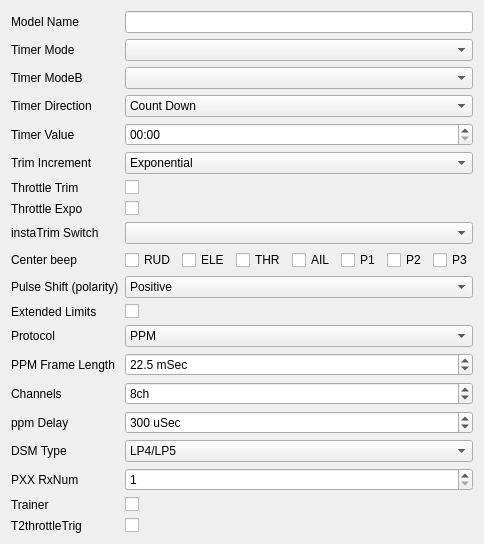
     <widget class="QWidget" name="tabModelSetup">
      <attribute name="title">
       <string>Setup</string>
      </attribute>
      <layout class="QFormLayout" name="formLayout">
       <property name="fieldGrowthPolicy">
        <enum>QFormLayout::AllNonFixedFieldsGrow</enum>
       </property>
       <item row="0" column="0">
        <widget class="QLabel" name="label">
         <property name="text">
          <string>Model Name</string>
         </property>
        </widget>
       </item>
       <item row="0" column="1">
        <widget class="QLineEdit" name="modelNameLE">
         <property name="maxLength">
          <number>10</number>
         </property>
        </widget>
       </item>
       <item row="1" column="0">
        <widget class="QLabel" name="label_2">
         <property name="text">
          <string>Timer Mode</string>
         </property>
        </widget>
       </item>
       <item row="1" column="1">
        <widget class="QComboBox" name="timerModeCB"/>
       </item>
       <item row="4" column="0">
        <widget class="QLabel" name="label_3">
         <property name="text">
          <string>Timer Direction</string>
         </property>
        </widget>
       </item>
       <item row="4" column="1">
        <widget class="QComboBox" name="timerDirCB">
         <item>
          <property name="text">
           <string>Count Down</string>
          </property>
         </item>
         <item>
          <property name="text">
           <string>Count Up</string>
          </property>
         </item>
        </widget>
       </item>
       <item row="5" column="0">
        <widget class="QLabel" name="label_4">
         <property name="text">
          <string>Timer Value</string>
         </property>
        </widget>
       </item>
       <item row="5" column="1">
        <widget class="QTimeEdit" name="timerValTE">
         <property name="accelerated">
          <bool>true</bool>
         </property>
         <property name="currentSection">
          <enum>QDateTimeEdit::MinuteSection</enum>
         </property>
         <property name="displayFormat">
          <string>mm:ss</string>
         </property>
        </widget>
       </item>
       <item row="6" column="0">
        <widget class="QLabel" name="label_10">
         <property name="text">
          <string>Trim Increment</string>
         </property>
        </widget>
       </item>
       <item row="6" column="1">
        <widget class="QComboBox" name="trimIncCB">
         <item>
          <property name="text">
           <string>Exponential</string>
          </property>
         </item>
         <item>
          <property name="text">
           <string>Extra Fine</string>
          </property>
         </item>
         <item>
          <property name="text">
           <string>Fine</string>
          </property>
         </item>
         <item>
          <property name="text">
           <string>Medium</string>
          </property>
         </item>
         <item>
          <property name="text">
           <string>Coarse</string>
          </property>
         </item>
        </widget>
       </item>
       <item row="7" column="0">
        <widget class="QLabel" name="label_7">
         <property name="text">
          <string>Throttle Trim</string>
         </property>
        </widget>
       </item>
       <item row="7" column="1">
        <widget class="QCheckBox" name="thrTrimChkB">
         <property name="text">
          <string/>
         </property>
        </widget>
       </item>
       <item row="8" column="0">
        <widget class="QLabel" name="label_8">
         <property name="text">
          <string>Throttle Expo</string>
         </property>
        </widget>
       </item>
       <item row="8" column="1">
        <widget class="QCheckBox" name="thrExpoChkB">
         <property name="text">
          <string/>
         </property>
        </widget>
       </item>
       <item row="9" column="0">
        <widget class="QLabel" name="label_11">
         <property name="text">
          <string>instaTrim Switch</string>
         </property>
        </widget>
       </item>
       <item row="9" column="1">
        <widget class="QComboBox" name="trimSWCB"/>
       </item>
       <item row="10" column="0">
        <widget class="QLabel" name="label_12">
         <property name="text">
          <string>Center beep</string>
         </property>
        </widget>
       </item>
       <item row="10" column="1">
        <layout class="QGridLayout" name="gridLayout_2">
         <item row="0" column="0">
          <widget class="QCheckBox" name="bcRUDChkB">
           <property name="text">
            <string>RUD</string>
           </property>
          </widget>
         </item>
         <item row="0" column="1">
          <widget class="QCheckBox" name="bcELEChkB">
           <property name="text">
            <string>ELE</string>
           </property>
          </widget>
         </item>
         <item row="0" column="2">
          <widget class="QCheckBox" name="bcTHRChkB">
           <property name="text">
            <string>THR</string>
           </property>
          </widget>
         </item>
         <item row="0" column="3">
          <widget class="QCheckBox" name="bcAILChkB">
           <property name="text">
            <string>AIL</string>
           </property>
          </widget>
         </item>
         <item row="0" column="4">
          <widget class="QCheckBox" name="bcP1ChkB">
           <property name="text">
            <string>P1</string>
           </property>
          </widget>
         </item>
         <item row="0" column="5">
          <widget class="QCheckBox" name="bcP2ChkB">
           <property name="text">
            <string>P2</string>
           </property>
          </widget>
         </item>
         <item row="0" column="6">
          <widget class="QCheckBox" name="bcP3ChkB">
           <property name="text">
            <string>P3</string>
           </property>
          </widget>
         </item>
        </layout>
       </item>
       <item row="11" column="0">
        <widget class="QLabel" name="label_13">
         <property name="text">
          <string>Pulse Shift (polarity)</string>
         </property>
        </widget>
       </item>
       <item row="11" column="1">
        <widget class="QComboBox" name="pulsePolCB">
         <item>
          <property name="text">
           <string>Positive</string>
          </property>
         </item>
         <item>
          <property name="text">
           <string>Negative</string>
          </property>
         </item>
        </widget>
       </item>
       <item row="12" column="0">
        <widget class="QLabel" name="label_55">
         <property name="text">
          <string>Extended Limits</string>
         </property>
        </widget>
       </item>
       <item row="12" column="1">
        <widget class="QCheckBox" name="extendedLimitsChkB">
         <property name="text">
          <string/>
         </property>
        </widget>
       </item>
       <item row="13" column="0">
        <widget class="QLabel" name="label_5">
         <property name="text">
          <string>Protocol</string>
         </property>
        </widget>
       </item>
       <item row="13" column="1">
        <widget class="QComboBox" name="protocolCB">
         <item>
          <property name="text">
           <string notr="true">PPM</string>
          </property>
         </item>
         <item>
          <property name="text">
           <string>PXX</string>
          </property>
         </item>
         <item>
          <property name="text">
           <string>DSM2</string>
          </property>
         </item>
         <item>
          <property name="text">
           <string>PPM16</string>
          </property>
         </item>
         <item>
          <property name="text">
           <string>PPMSIM</string>
          </property>
         </item>
        </widget>
       </item>
       <item row="15" column="0">
        <widget class="QLabel" name="label_6">
         <property name="text">
          <string>Channels</string>
         </property>
        </widget>
       </item>
       <item row="15" column="1">
        <widget class="QSpinBox" name="numChannelsSB">
         <property name="suffix">
          <string>ch</string>
         </property>
         <property name="minimum">
          <number>4</number>
         </property>
         <property name="maximum">
          <number>16</number>
         </property>
         <property name="singleStep">
          <number>2</number>
         </property>
         <property name="value">
          <number>8</number>
         </property>
        </widget>
       </item>
       <item row="16" column="0">
        <widget class="QLabel" name="label_9">
         <property name="text">
          <string>ppm Delay</string>
         </property>
        </widget>
       </item>
       <item row="16" column="1">
        <widget class="QSpinBox" name="ppmDelaySB">
         <property name="suffix">
          <string> uSec</string>
         </property>
         <property name="minimum">
          <number>100</number>
         </property>
         <property name="maximum">
          <number>800</number>
         </property>
         <property name="singleStep">
          <number>50</number>
         </property>
         <property name="value">
          <number>300</number>
         </property>
        </widget>
       </item>
       <item row="14" column="1">
        <widget class="QDoubleSpinBox" name="ppmFrameLengthDSB">
         <property name="suffix">
          <string> mSec</string>
         </property>
         <property name="decimals">
          <number>1</number>
         </property>
         <property name="minimum">
          <double>12.500000000000000</double>
         </property>
         <property name="maximum">
          <double>32.500000000000000</double>
         </property>
         <property name="singleStep">
          <double>0.500000000000000</double>
         </property>
         <property name="value">
          <double>22.500000000000000</double>
         </property>
        </widget>
       </item>
       <item row="14" column="0">
        <widget class="QLabel" name="label_113">
         <property name="text">
          <string>PPM Frame Length</string>
         </property>
        </widget>
       </item>
       <item row="19" column="0">
        <widget class="QLabel" name="label_114">
         <property name="text">
          <string>Trainer</string>
         </property>
        </widget>
       </item>
       <item row="20" column="0">
        <widget class="QLabel" name="label_115">
         <property name="text">
          <string>T2throttleTrig</string>
         </property>
        </widget>
       </item>
       <item row="19" column="1">
        <widget class="QCheckBox" name="TrainerChkB">
         <property name="text">
          <string/>
         </property>
        </widget>
       </item>
       <item row="20" column="1">
        <widget class="QCheckBox" name="T2ThrTrgChkB">
         <property name="text">
          <string/>
         </property>
        </widget>
       </item>
       <item row="17" column="0">
        <widget class="QLabel" name="label_116">
         <property name="text">
          <string>DSM Type</string>
         </property>
        </widget>
       </item>
       <item row="18" column="0">
        <widget class="QLabel" name="label_117">
         <property name="text">
          <string>PXX RxNum</string>
         </property>
        </widget>
       </item>
       <item row="17" column="1">
        <widget class="QComboBox" name="DSM_Type">
         <item>
          <property name="text">
           <string>LP4/LP5</string>
          </property>
         </item>
         <item>
          <property name="text">
           <string>DSM2only</string>
          </property>
         </item>
         <item>
          <property name="text">
           <string>DSM2/DSMX</string>
          </property>
         </item>
        </widget>
       </item>
       <item row="18" column="1">
        <widget class="QSpinBox" name="pxxRxNum">
         <property name="suffix">
          <string/>
         </property>
         <property name="minimum">
          <number>1</number>
         </property>
         <property name="maximum">
          <number>125</number>
         </property>
         <property name="singleStep">
          <number>1</number>
         </property>
         <property name="value">
          <number>1</number>
         </property>
        </widget>
       </item>
       <item row="2" column="1">
        <widget class="QComboBox" name="timerModeBCB"/>
       </item>
       <item row="2" column="0">
        <widget class="QLabel" name="label_118">
         <property name="text">
          <string>Timer ModeB</string>
         </property>
        </widget>
       </item>
      </layout>
     </widget>
